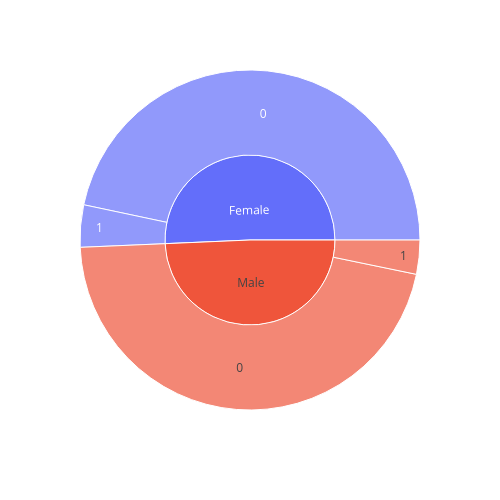

Notebook cell for this chart:
### Code cell
import plotly.express as px
# Ensure your DataFrame column names are correct
df.columns = df.columns.str.strip()  # This will remove any leading or trailing spaces in your column names

# Now, plot the sunburst chart with the correct column names
fig = px.sunburst(df, path=['Demographic_Gender', 'Player_Engagement_Level'], values='Purchase_Likelihood')
fig.update_layout(
    autosize=False,
    width=500,  # Approximate width in pixels (5 inches * 100 pixels per inch)
    height=500  # Approximate height in pixels (5 inches * 100 pixels per inch)
)
fig.show()

### Figure 1 — Plotly figure (JSON) as saved in the notebook; plotly's stock layout.template omitted (floating-point values rounded to 4 significant figures)
{"data": [{"branchvalues": "total", "domain": {"x": [0, 1], "y": [0, 1]}, "hovertemplate": "labels=%{label}<br>Purchase_Likelihood=%{value}<br>parent=%{parent}<br>id=%{id}<extra></extra>", "ids": ["Female/0", "Male/0", "Female/1", "Male/1", "Female", "Male"], "labels": ["0", "0", "1", "1", "Female", "Male"], "name": "", "parents": ["Female", "Male", "Female", "Male", "", ""], "type": "sunburst", "values": [1628, 1607, 140, 113, 1768, 1720]}], "layout": {"autosize": false, "height": 500, "legend": {"tracegroupgap": 0}, "margin": {"t": 60}, "width": 500}}
